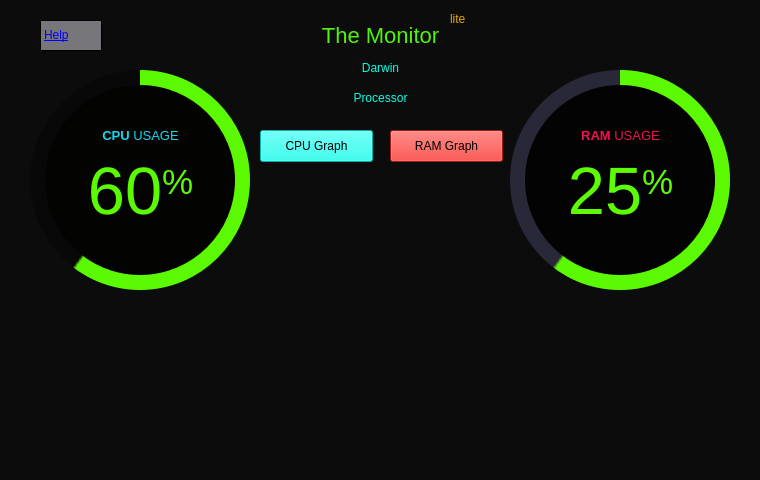
<?xml version="1.0" encoding="UTF-8"?>
<ui version="4.0">
 <class>MainWindow</class>
 <widget class="QMainWindow" name="MainWindow">
  <property name="geometry">
   <rect>
    <x>0</x>
    <y>0</y>
    <width>760</width>
    <height>480</height>
   </rect>
  </property>
  <property name="minimumSize">
   <size>
    <width>760</width>
    <height>480</height>
   </size>
  </property>
  <property name="maximumSize">
   <size>
    <width>760</width>
    <height>480</height>
   </size>
  </property>
  <property name="windowTitle">
   <string>System Monitor</string>
  </property>
  <property name="styleSheet">
   <string notr="true">background-color: rgb(11, 12, 11);</string>
  </property>
  <widget class="QWidget" name="centralwidget">
   <widget class="QFrame" name="circularProgressBar_Main">
    <property name="geometry">
     <rect>
      <x>20</x>
      <y>60</y>
      <width>240</width>
      <height>240</height>
     </rect>
    </property>
    <property name="styleSheet">
     <string notr="true">background-color: none;</string>
    </property>
    <property name="frameShape">
     <enum>QFrame::NoFrame</enum>
    </property>
    <property name="frameShadow">
     <enum>QFrame::Raised</enum>
    </property>
    <widget class="QFrame" name="circularProgressCPU">
     <property name="geometry">
      <rect>
       <x>10</x>
       <y>10</y>
       <width>220</width>
       <height>220</height>
      </rect>
     </property>
     <property name="styleSheet">
      <string notr="true">QFrame{
	border-radius: 110px;	
	background-color: qconicalgradient(cx:0.5, cy:0.5, angle:90, stop:0.400 rgba(92, 250, 2, 255), stop:0.395 rgba(3, 3, 2, 0));
}</string>
     </property>
     <property name="frameShape">
      <enum>QFrame::StyledPanel</enum>
     </property>
     <property name="frameShadow">
      <enum>QFrame::Raised</enum>
     </property>
    </widget>
    <widget class="QFrame" name="circularBg">
     <property name="geometry">
      <rect>
       <x>10</x>
       <y>10</y>
       <width>220</width>
       <height>220</height>
      </rect>
     </property>
     <property name="styleSheet">
      <string notr="true">QFrame{
	border-radius: 110px;	
	background-color: rgba(3, 3, 3, 100);
}</string>
     </property>
     <property name="frameShape">
      <enum>QFrame::StyledPanel</enum>
     </property>
     <property name="frameShadow">
      <enum>QFrame::Raised</enum>
     </property>
    </widget>
    <widget class="QFrame" name="circularContainer">
     <property name="geometry">
      <rect>
       <x>25</x>
       <y>25</y>
       <width>190</width>
       <height>190</height>
      </rect>
     </property>
     <property name="baseSize">
      <size>
       <width>0</width>
       <height>0</height>
      </size>
     </property>
     <property name="styleSheet">
      <string notr="true">QFrame{
	border-radius: 95px;	
	background-color: rgb(3, 3, 2);
}</string>
     </property>
     <property name="frameShape">
      <enum>QFrame::StyledPanel</enum>
     </property>
     <property name="frameShadow">
      <enum>QFrame::Raised</enum>
     </property>
     <widget class="QWidget" name="layoutWidget">
      <property name="geometry">
       <rect>
        <x>10</x>
        <y>40</y>
        <width>171</width>
        <height>137</height>
       </rect>
      </property>
      <layout class="QGridLayout" name="infoLayout">
       <item row="0" column="0">
        <widget class="QLabel" name="labelAplicationName">
         <property name="font">
          <font>
           <family>Helvetica Neue</family>
           <pointsize>10</pointsize>
          </font>
         </property>
         <property name="styleSheet">
          <string notr="true">color: #10DAF1; background-color: none;</string>
         </property>
         <property name="text">
          <string>&lt;strong&gt;CPU&lt;/strong&gt; USAGE</string>
         </property>
         <property name="alignment">
          <set>Qt::AlignCenter</set>
         </property>
        </widget>
       </item>
       <item row="1" column="0">
        <widget class="QLabel" name="labelPercentageCPU">
         <property name="font">
          <font>
           <family>Helvetica Neue</family>
           <pointsize>30</pointsize>
          </font>
         </property>
         <property name="styleSheet">
          <string notr="true">color: rgb(92, 250, 2); padding: 0px; background-color: none;</string>
         </property>
         <property name="text">
          <string>&lt;p align=&quot;center&quot;&gt;&lt;span style=&quot; font-size:50pt;&quot;&gt;60&lt;/span&gt;&lt;span style=&quot; font-size:40pt; vertical-align:super;&quot;&gt;%&lt;/span&gt;&lt;/p&gt;</string>
         </property>
         <property name="alignment">
          <set>Qt::AlignCenter</set>
         </property>
         <property name="indent">
          <number>-1</number>
         </property>
        </widget>
       </item>
       <item row="2" column="0">
        <widget class="QLabel" name="labelCredits">
         <property name="font">
          <font>
           <family>Helvetica Neue</family>
           <pointsize>8</pointsize>
          </font>
         </property>
         <property name="styleSheet">
          <string notr="true">color: rgb(148, 148, 216); background-color: none;</string>
         </property>
         <property name="text">
          <string>&lt;html&gt;&lt;head/&gt;&lt;body&gt;&lt;p&gt;&lt;br/&gt;&lt;/p&gt;&lt;/body&gt;&lt;/html&gt;</string>
         </property>
         <property name="alignment">
          <set>Qt::AlignCenter</set>
         </property>
        </widget>
       </item>
      </layout>
     </widget>
    </widget>
    <zorder>circularBg</zorder>
    <zorder>circularProgressCPU</zorder>
    <zorder>circularContainer</zorder>
   </widget>
   <widget class="QFrame" name="circularProgressBar_Main_3">
    <property name="geometry">
     <rect>
      <x>500</x>
      <y>60</y>
      <width>240</width>
      <height>240</height>
     </rect>
    </property>
    <property name="styleSheet">
     <string notr="true">background-color: none;</string>
    </property>
    <property name="frameShape">
     <enum>QFrame::NoFrame</enum>
    </property>
    <property name="frameShadow">
     <enum>QFrame::Raised</enum>
    </property>
    <widget class="QFrame" name="circularProgressRAM">
     <property name="geometry">
      <rect>
       <x>10</x>
       <y>10</y>
       <width>220</width>
       <height>220</height>
      </rect>
     </property>
     <property name="styleSheet">
      <string notr="true">QFrame{
	border-radius: 110px;	
	background-color: qconicalgradient(cx:0.5, cy:0.5, angle:90, stop:0.400 rgba(92, 250, 2, 255), stop:0.395 rgba(3, 3, 2, 0));
}</string>
     </property>
     <property name="frameShape">
      <enum>QFrame::StyledPanel</enum>
     </property>
     <property name="frameShadow">
      <enum>QFrame::Raised</enum>
     </property>
    </widget>
    <widget class="QFrame" name="circularBg_3">
     <property name="geometry">
      <rect>
       <x>10</x>
       <y>10</y>
       <width>220</width>
       <height>220</height>
      </rect>
     </property>
     <property name="styleSheet">
      <string notr="true">QFrame{
	border-radius: 110px;	
	background-color: rgba(85, 85, 127, 100);
}</string>
     </property>
     <property name="frameShape">
      <enum>QFrame::StyledPanel</enum>
     </property>
     <property name="frameShadow">
      <enum>QFrame::Raised</enum>
     </property>
    </widget>
    <widget class="QFrame" name="circularContainer_3">
     <property name="geometry">
      <rect>
       <x>25</x>
       <y>25</y>
       <width>190</width>
       <height>190</height>
      </rect>
     </property>
     <property name="baseSize">
      <size>
       <width>0</width>
       <height>0</height>
      </size>
     </property>
     <property name="styleSheet">
      <string notr="true">QFrame{
	border-radius: 95px;	
	background-color: rgb(3, 3, 3);
}</string>
     </property>
     <property name="frameShape">
      <enum>QFrame::StyledPanel</enum>
     </property>
     <property name="frameShadow">
      <enum>QFrame::Raised</enum>
     </property>
     <widget class="QWidget" name="layoutWidget_3">
      <property name="geometry">
       <rect>
        <x>10</x>
        <y>40</y>
        <width>171</width>
        <height>137</height>
       </rect>
      </property>
      <layout class="QGridLayout" name="infoLayout_3">
       <item row="0" column="0">
        <widget class="QLabel" name="labelAplicationName_3">
         <property name="font">
          <font>
           <family>Helvetica Neue</family>
           <pointsize>10</pointsize>
          </font>
         </property>
         <property name="styleSheet">
          <string notr="true">color: #F11051; background-color: none;</string>
         </property>
         <property name="text">
          <string>&lt;strong&gt;RAM&lt;/strong&gt; USAGE</string>
         </property>
         <property name="alignment">
          <set>Qt::AlignCenter</set>
         </property>
        </widget>
       </item>
       <item row="1" column="0">
        <widget class="QLabel" name="labelPercentageRAM">
         <property name="font">
          <font>
           <family>Helvetica Neue</family>
           <pointsize>30</pointsize>
          </font>
         </property>
         <property name="styleSheet">
          <string notr="true">color: rgb(94, 252, 3); padding: 0px; background-color: none;</string>
         </property>
         <property name="text">
          <string>&lt;p align=&quot;center&quot;&gt;&lt;span style=&quot; font-size:50pt;&quot;&gt;25&lt;/span&gt;&lt;span style=&quot; font-size:40pt; vertical-align:super;&quot;&gt;%&lt;/span&gt;&lt;/p&gt;</string>
         </property>
         <property name="alignment">
          <set>Qt::AlignCenter</set>
         </property>
         <property name="indent">
          <number>-1</number>
         </property>
        </widget>
       </item>
       <item row="2" column="0">
        <widget class="QLabel" name="labelCredits_3">
         <property name="font">
          <font>
           <family>Helvetica Neue</family>
           <pointsize>8</pointsize>
          </font>
         </property>
         <property name="styleSheet">
          <string notr="true">color: rgb(148, 148, 216); background-color: none;</string>
         </property>
         <property name="text">
          <string>&lt;html&gt;&lt;head/&gt;&lt;body&gt;&lt;p&gt;&lt;br/&gt;&lt;/p&gt;&lt;/body&gt;&lt;/html&gt;</string>
         </property>
         <property name="alignment">
          <set>Qt::AlignCenter</set>
         </property>
        </widget>
       </item>
      </layout>
     </widget>
    </widget>
    <zorder>circularBg_3</zorder>
    <zorder>circularProgressRAM</zorder>
    <zorder>circularContainer_3</zorder>
   </widget>
   <widget class="QLabel" name="label_title">
    <property name="geometry">
     <rect>
      <x>60</x>
      <y>10</y>
      <width>641</width>
      <height>50</height>
     </rect>
    </property>
    <property name="autoFillBackground">
     <bool>false</bool>
    </property>
    <property name="styleSheet">
     <string notr="true">color: rgb(82, 244, 6); background-color: none; font-size: 22px;</string>
    </property>
    <property name="text">
     <string>The Monitor</string>
    </property>
    <property name="alignment">
     <set>Qt::AlignCenter</set>
    </property>
   </widget>
   <widget class="QWidget" name="gridLayoutWidget">
    <property name="geometry">
     <rect>
      <x>20</x>
      <y>320</y>
      <width>721</width>
      <height>151</height>
     </rect>
    </property>
    <layout class="QGridLayout" name="gridLayout"/>
   </widget>
   <widget class="QPushButton" name="pushButton">
    <property name="geometry">
     <rect>
      <x>260</x>
      <y>130</y>
      <width>113</width>
      <height>32</height>
     </rect>
    </property>
    <property name="autoFillBackground">
     <bool>false</bool>
    </property>
    <property name="styleSheet">
     <string notr="true">background-color: rgba(4, 249, 235, 255);
color: black;</string>
    </property>
    <property name="text">
     <string>CPU Graph</string>
    </property>
    <property name="default">
     <bool>false</bool>
    </property>
   </widget>
   <widget class="QPushButton" name="pushButton_2">
    <property name="geometry">
     <rect>
      <x>390</x>
      <y>130</y>
      <width>113</width>
      <height>32</height>
     </rect>
    </property>
    <property name="styleSheet">
     <string notr="true">background-color: rgb(226, 38, 29);
color: black;</string>
    </property>
    <property name="text">
     <string>RAM Graph</string>
    </property>
   </widget>
   <widget class="QLabel" name="label">
    <property name="geometry">
     <rect>
      <x>210</x>
      <y>60</y>
      <width>341</width>
      <height>16</height>
     </rect>
    </property>
    <property name="styleSheet">
     <string notr="true">color: rgb(2, 255, 232); font-size: 12px; padding-left: 2px; padding-right: 2px; border: none;</string>
    </property>
    <property name="text">
     <string>Darwin</string>
    </property>
    <property name="alignment">
     <set>Qt::AlignCenter</set>
    </property>
   </widget>
   <widget class="QLabel" name="label_2">
    <property name="geometry">
     <rect>
      <x>260</x>
      <y>90</y>
      <width>241</width>
      <height>16</height>
     </rect>
    </property>
    <property name="styleSheet">
     <string notr="true">color: rgb(2, 255, 232); font-size: 12px; padding-left: 2px; padding-right: 2px; border: none;</string>
    </property>
    <property name="text">
     <string>Processor</string>
    </property>
    <property name="alignment">
     <set>Qt::AlignCenter</set>
    </property>
   </widget>
   <widget class="QLabel" name="label_3">
    <property name="geometry">
     <rect>
      <x>40</x>
      <y>20</y>
      <width>62</width>
      <height>31</height>
     </rect>
    </property>
    <property name="styleSheet">
     <string notr="true">background-color: rgb(145, 65, 172);
background-color: rgb(119, 118, 123);</string>
    </property>
    <property name="frameShape">
     <enum>QFrame::Box</enum>
    </property>
    <property name="text">
     <string>&lt;html&gt;&lt;head/&gt;&lt;body&gt;&lt;p&gt;&lt;a href=&quot;https://naemazam.github.io/The-Monitor/&quot;&gt;&lt;span style=&quot; text-decoration: underline; color:#0000ff;&quot;&gt;Help&lt;/span&gt;&lt;/a&gt;&lt;/p&gt;&lt;/body&gt;&lt;/html&gt;</string>
    </property>
   </widget>
   <widget class="QLabel" name="label_4">
    <property name="geometry">
     <rect>
      <x>450</x>
      <y>10</y>
      <width>62</width>
      <height>17</height>
     </rect>
    </property>
    <property name="styleSheet">
     <string notr="true">color: rgb(229, 165, 10);</string>
    </property>
    <property name="text">
     <string>lite</string>
    </property>
   </widget>
  </widget>
 </widget>
 <resources/>
 <connections/>
</ui>
